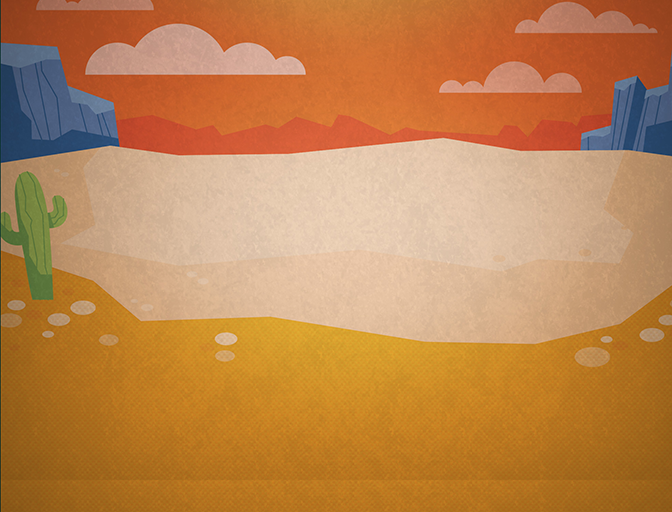

Rendered tile map (Tiled .tmx) drawn with the repository's tilesets; below, a short description and the map source with its tile grids summarised:
An orthogonal 21x16 tile map with 32x32 px tiles, 2 tile layers (ground, way).

<map version="1.0" orientation="orthogonal" renderorder="right-down" width="21" height="16" tilewidth="32" tileheight="32" nextobjectid="1">
 <tileset firstgid="1" name="map2_tile" tilewidth="32" tileheight="32" tilecount="336" columns="21">
  <image source="map2_tile.png" trans="ff00ff" width="700" height="525" />
 </tileset>
 <layer name="ground" width="21" height="16">
  <data>[336 cells, 336 non-empty, 315 distinct tile ids]</data>
 </layer>
 <layer name="way" width="21" height="16">
  <data>[336 cells, 0 non-empty, 0 distinct tile ids]</data>
 </layer>
</map>
